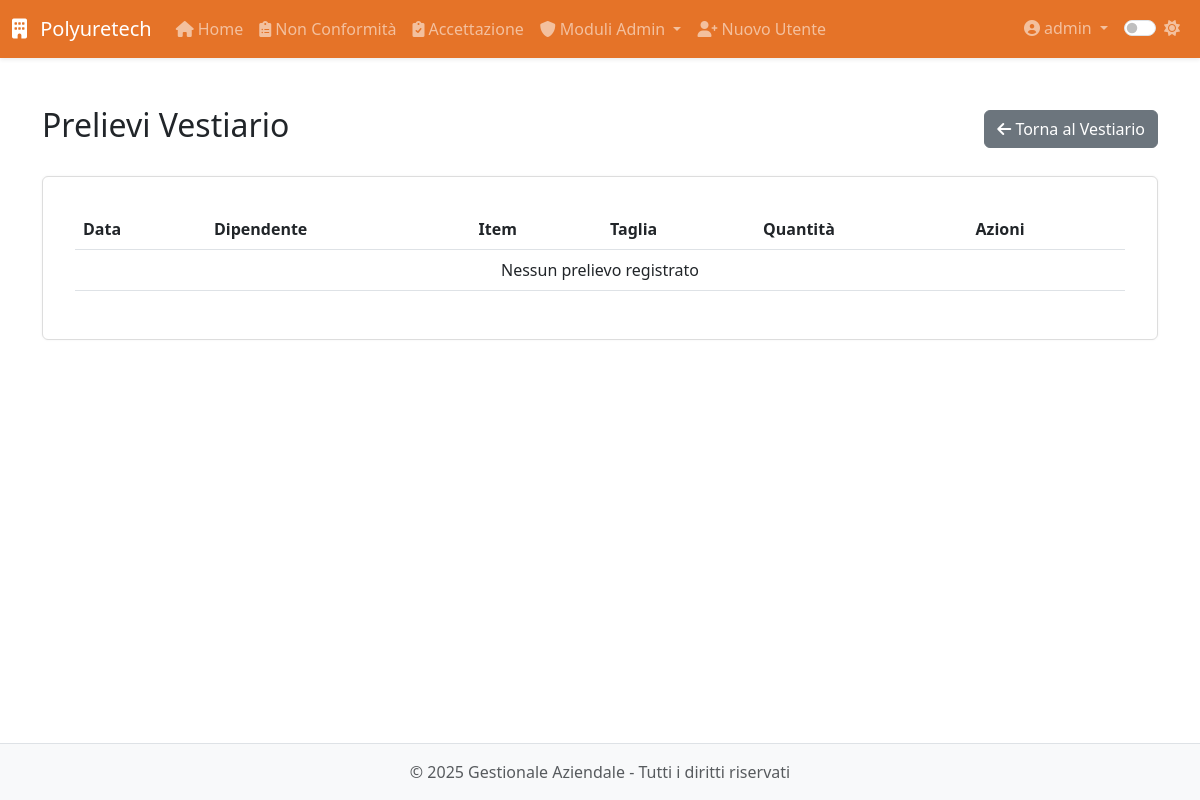
Before: /modulo8/vestiario/prelievi (signed in) with the older database file.
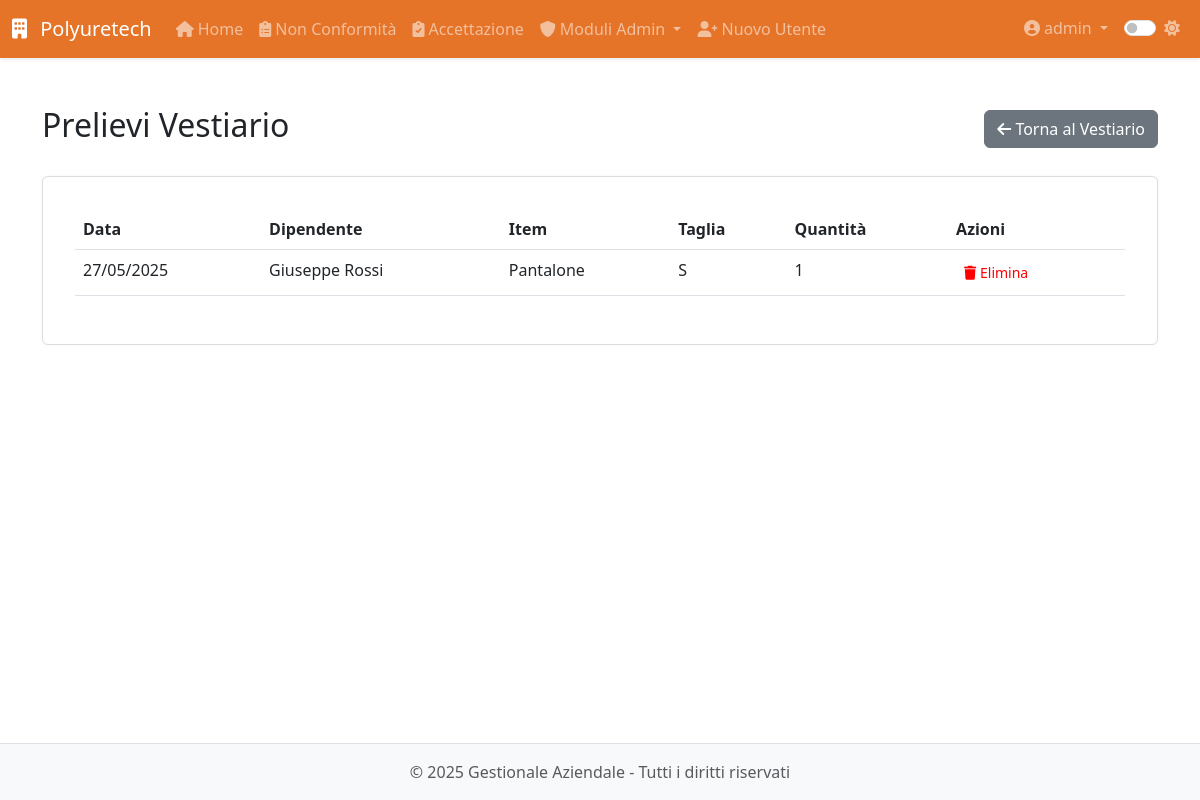
After: the same page with the newer database file.
### app/models.py (models this page shows, shortened)
class PrelievoVestiario(db.Model):
    __tablename__ = 'prelievi_vestiario'
    id = db.Column(db.Integer, primary_key=True)
    dipendente_id = db.Column(db.Integer, db.ForeignKey('dipendente.id'), nullable=False)
    item_id = db.Column(db.Integer, db.ForeignKey('inventory.id'), nullable=False)
    quantita = db.Column(db.Integer, nullable=False)
    timestamp = db.Column(db.DateTime, default=datetime.utcnow, nullable=False)
    data_prelievo = db.Column(db.DateTime, default=datetime.utcnow, nullable=False)
    dipendente = db.relationship('Dipendente', back_populates='prelievi_vestiario')
    item = db.relationship('Inventory')

class Dipendente(UserMixin, db.Model):
    __tablename__ = 'dipendente'
    id = db.Column(db.Integer, primary_key=True)
    nome = db.Column(db.String(100), nullable=False)
    cognome = db.Column(db.String(100), nullable=False)
    data_nascita = db.Column(db.Date, nullable=False)
    luogo_nascita = db.Column(db.String(100), nullable=False)
    provincia_nascita = db.Column(db.String(2), nullable=False)
    codice_fiscale = db.Column(db.String(16))
    email = db.Column(db.String(120))
    telefono = db.Column(db.String(20))
    matricola = db.Column(db.String(20), unique=True)
    reparto = db.Column(db.String(100))
    mansione_id = db.Column(db.Integer, db.ForeignKey('mansione.id'), nullable=True)
    data_assunzione_somministrazione = db.Column(db.Date)
    agenzia_somministrazione = db.Column(db.String(100))
    data_assunzione_indeterminato = db.Column(db.Date)
    legge_104 = db.Column(db.Boolean, default=False)
    donatore_avis = db.Column(db.Boolean, default=False)
    indirizzo_residenza = db.Column(db.String(200))
    citta_residenza = db.Column(db.String(100))
    provincia_residenza = db.Column(db.String(2))
    cap_residenza = db.Column(db.String(5))
    data_cessazione = db.Column(db.Date)
    note = db.Column(db.Text)
    archiviato = db.Column(db.Boolean, default=False)
    created_by_id = db.Column(db.Integer, db.ForeignKey('users.id'))
    created_by = db.relationship('User', backref='dipendenti_creati')
    competenze = db.relationship('Competenza',
                               secondary='dipendente_competenza',
                               backref=db.backref('dipendenti', lazy='dynamic'))
    competenze_associate = db.relationship('DipendenteCompetenza',
                                         back_populates='dipendente',
                                         cascade='all, delete-orphan',
                                         overlaps="competenze,dipendenti")
    prelievi_vestiario = db.relationship('PrelievoVestiario',
                               back_populates='dipendente',  # Modificato da backref
                               lazy='dynamic',
                               cascade="all, delete-orphan")
    performance = db.relationship('Performance', back_populates='dipendente', cascade='all, delete-orphan')
    partecipazioni_corsi = db.relationship('PartecipazioneCorso', backref='dipendente', lazy='dynamic', cascade='all, delete-orphan')
    contratti = db.relationship('Contratto',
                              back_populates='dipendente',  # Modificato da backref
                              lazy='dynamic',
                              cascade="all, delete-orphan")
    prelievi_dpi = db.relationship('PrelievoDPI', backref='dipendente', lazy='dynamic', cascade="all, delete-orphan")
    mansione = db.relationship('Mansione', back_populates='dipendenti')
    corsi_sicurezza = db.relationship('CorsoSicurezza',
                                    secondary='dipendente_corso_sicurezza',
                                    lazy='dynamic',
                                    back_populates='dipendenti')

class Inventory(db.Model):
    __tablename__ = 'inventory'
    id = db.Column(db.Integer, primary_key=True)
    nome = db.Column(db.String(128), nullable=False)
    taglia = db.Column(db.String(64))                        # facoltativa
    quantita = db.Column(db.Integer, default=0, nullable=False)

### app/routes/modulo8.py (the view)
@modulo8.route('/vestiario/prelievi')
@login_required
@check_module_access(8)
def lista_prelievi_vestiario():
    prelievi = PrelievoVestiario.query.order_by(PrelievoVestiario.timestamp.desc()).all()
    return render_template('modulo8/vestiario/prelievi.html', prelievi=prelievi)

### app/models.py (called while the page is built)
@login_manager.user_loader
def load_user(id):
    return User.query.get(int(id))

    def is_admin(self):
        return self.role == 'admin'

    def has_module_access(self, module_id):
        if self.is_admin:
            return True
        return str(module_id) in self.modules.split(',')

### app/utils.py (called while the page is built)
def check_module_access(module_id):
    def decorator(f):
        @wraps(f)
        def decorated_function(*args, **kwargs):
            if not current_user.has_module_access(module_id):
                abort(403)
            return f(*args, **kwargs)
        return decorated_function
    return decorator

### app/templates/modulo8/vestiario/prelievi.html (shortened to what this page needs)
{% extends 'base.html' %}
{% block content %}
<div class="module-view">
    <div class="d-flex justify-content-between align-items-center mb-4">
        <h2>Prelievi Vestiario</h2>
        <a href="{{ url_for('modulo8.vestiario') }}" class="btn btn-secondary">
            <i class="fas fa-arrow-left"></i> Torna al Vestiario
        </a>
    </div>
    <div class="card">
        <div class="card-body">
            <div class="table-responsive">
                <table class="table table-hover">
                    <thead>
                        <tr>
                            <th>Data</th>
                            <th>Dipendente</th>
                            <th>Item</th>
                            <th>Taglia</th>
                            <th>Quantità</th>
                            <th>Azioni</th>
                        </tr>
                    </thead>
                    <tbody>
                        {% for prelievo in prelievi %}
                        <tr>
                            <td>{{ prelievo.timestamp.strftime('%d/%m/%Y') }}</td>
                            <td>{{ prelievo.dipendente.nome }} {{ prelievo.dipendente.cognome }}</td>
                            <td>{{ prelievo.item.nome }}</td>
                            <td>{{ prelievo.item.taglia }}</td>
                            <td>{{ prelievo.quantita }}</td>
                            <td>
                                <form action="{{ url_for('modulo8.elimina_prelievo', id=prelievo.id) }}" method="POST" class="d-inline">
                                    <button type="submit" class="btn btn-danger btn-sm" onclick="return confirm('Sei sicuro di voler eliminare questo prelievo?')">
                                        <i class="fas fa-trash"></i> Elimina
                                    </button>
                                </form>
                            </td>
                        </tr>
                        {% else %}
                        <tr>
                            <td colspan="6" class="text-center">Nessun prelievo registrato</td>
                        </tr>
                        {% endfor %}
                    </tbody>
                </table>
            </div>
        </div>
    </div>
</div>
{% endblock %}

Changed rows visible on the page:
added PrelievoVestiario: timestamp "27/05/2025", dipendente.nome "Giuseppe", dipendente.cognome "Rossi", item.nome "Pantalone", item.taglia "S", quantita "1"
Other visible differences:
text no longer shown: "Nessun prelievo registrato"
